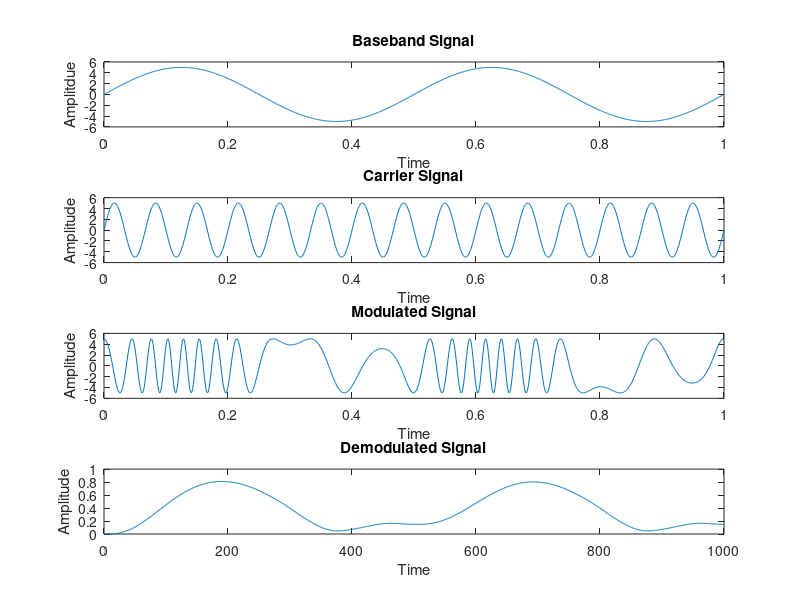

Recreate this plot in MATLAB. (Note: this script raises an error after producing the figure.)
% Name - Mayank Tilokchandani
% PRN - 20240802543

am = 5;
ac = 5;
fm = 2;
fc = 15;

t = 0:0.001:1;

% Message Signal
m = am*sin(2*pi*fm*t);
subplot(4,1,1);
plot(t,m);
title('Baseband Signal');
xlabel('Time');
ylabel('Amplitdue');

% Carrier Signal
c = ac*sin(2*pi*fc*t);
subplot(4,1,2);
plot(t,c);
title('Carrier Signal');
xlabel('Time');
ylabel('Amplitude');

kf = 5;
beta = (kf*am)/fm;

s = am*cos(2*pi*fc*t - beta*cos(2*pi*fm*t));

subplot(4,1,3);
plot(t,s);
title('Modulated Signal');
xlabel('Time');
ylabel('Amplitude');

k = diff(s);
d1 = abs(k);
[b,a] = butter(3,0.01);
d = filter(b,a,d1);

subplot(4,1,4);
plot(d);
title('Demodulated Signal');
xlabel('Time');
ylabel('Amplitude');













% Misc. Watermark
annotation('textbox', 'String', '20240802543', 'FontSize', 30, 'Color', [0.5, 0.5, 0.5],'EdgeColor', 'none', 'HorizontalAlignment', 'center', 'Rotation', 45);